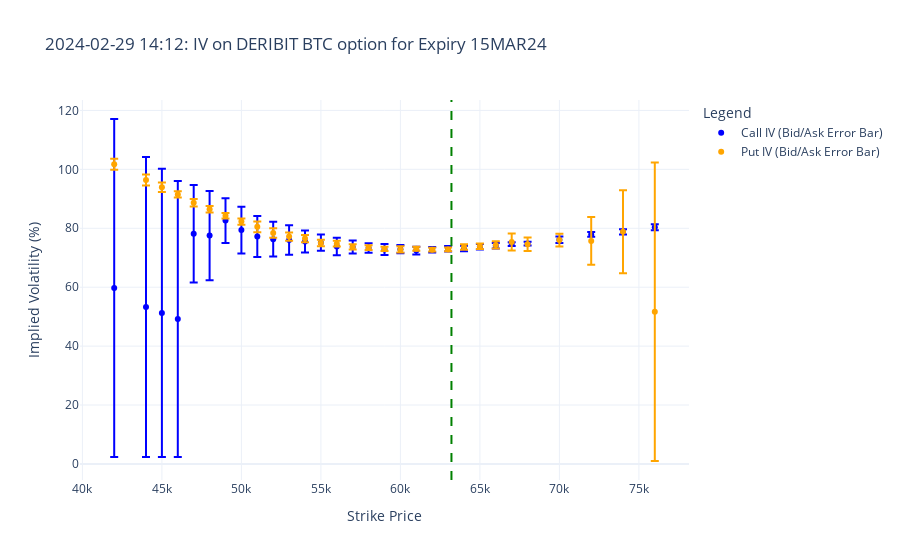

This figure's notebook cell:
### Code cell
fig = go.Figure()
# Plot with error bars for bid/ask implied volatility
fig.add_trace(go.Scatter(
    x=df_option_with_vola['strike'],
    y=(df_option_with_vola['bidVola_C']+df_option_with_vola['askVola_C'])/2,
    error_y=dict(
        type='data',
        array=(df_option_with_vola['askVola_C'] - df_option_with_vola['bidVola_C']).abs()/2,
        visible=True,
        color='blue'
    ),
    mode='markers',
    name='Call IV (Bid/Ask Error Bar)',
    marker=dict(color='blue', symbol='circle')
))
fig.add_trace(go.Scatter(
    x=df_option_with_vola['strike'],
    y=(df_option_with_vola['bidVola_P']+df_option_with_vola['askVola_P'])/2,
    error_y=dict(
        type='data',
        array=(df_option_with_vola['askVola_P'] - df_option_with_vola['bidVola_P']).abs()/2,
        visible=True,
        color='orange'
    ),
    mode='markers',
    name='Put IV (Bid/Ask Error Bar)',
    marker=dict(color='orange', symbol='circle')
))

# fig.add_trace(go.Scatter(x=df_option_with_vola['strike'], y=df_option_with_vola['bidVola_P'], mode='markers', name='Put Bid Vola', marker=dict(color='orange', symbol='triangle-up'))) 
# fig.add_trace(go.Scatter(x=df_option_with_vola['strike'], y=df_option_with_vola['askVola_P'], mode='markers', name='Put Ask Vola', marker=dict(color='orange', symbol='triangle-down')))

fig.add_vline(x=df_option_with_vola['S'][0], line=dict(color='green', dash='dash'), name='Spot Price (S)')

fig.update_layout(
    title=f"{snapshot_time.strftime('%Y-%m-%d %H:%M')}: IV on DERIBIT BTC option for Expiry {my_expiry}",
    xaxis_title="Strike Price",
    yaxis_title="Implied Volatility (%)",
    legend_title="Legend",
    template="plotly_white"
)
fig.show()

### Figure 1 — Plotly figure (JSON) as saved in the notebook; plotly's stock layout.template omitted (floating-point values rounded to 4 significant figures)
{"data": [{"error_y": {"array": [57.37, 50.91, 48.9, 46.86, 16.53, 15.15, 7.581, 7.956, 6.945, 5.905, 5.016, 3.73, 2.727, 2.943, 2.208, 1.615, 1.872, 1.406, 1.339, 0.9683, 0.9459, 0.9353, 0.9351, 0.945, 0.6426, 0.6617, 1.075, 0.792, 0.8993, 1.029], "color": "blue", "type": "data", "visible": true}, "marker": {"color": "blue", "symbol": "circle"}, "mode": "markers", "name": "Call IV (Bid/Ask Error Bar)", "type": "scatter", "x": [42000, 44000, 45000, 46000, 47000, 48000, 49000, 50000, 51000, 52000, 53000, 54000, 55000, 56000, 57000, 58000, 59000, 60000, 61000, 62000, 63000, 64000, 65000, 66000, 67000, 68000, 70000, 72000, 74000, 76000], "y": [59.73, 53.27, 51.26, 49.22, 78.16, 77.53, 82.61, 79.38, 77.21, 76.3, 76.05, 75.49, 75.13, 73.83, 73.61, 73.29, 72.82, 72.91, 72.43, 72.71, 73.05, 73.17, 73.71, 74.07, 74.63, 74.79, 76.1, 77.92, 78.78, 80.37]}, {"error_y": {"array": [1.872, 1.896, 1.646, 1.075, 1.267, 1.103, 0.9607, 1.046, 1.821, 1.608, 1.401, 1.223, 1.092, 0.9711, 0.8826, 0.8068, 0.7484, 1.055, 0.6691, 0.6456, 0.6306, 0.9353, 0.9351, 1.26, 2.889, 2.317, 2.151, 8.083, 14.07, 50.68], "color": "orange", "type": "data", "visible": true}, "marker": {"color": "orange", "symbol": "circle"}, "mode": "markers", "name": "Put IV (Bid/Ask Error Bar)", "type": "scatter", "x": [42000, 44000, 45000, 46000, 47000, 48000, 49000, 50000, 51000, 52000, 53000, 54000, 55000, 56000, 57000, 58000, 59000, 60000, 61000, 62000, 63000, 64000, 65000, 66000, 67000, 68000, 70000, 72000, 74000, 76000], "y": [101.7, 96.39, 93.94, 91.51, 88.69, 86.45, 84.27, 82.28, 80.51, 78.38, 77.17, 76.5, 75.0, 74.79, 73.67, 73.41, 73.01, 72.81, 73.06, 72.74, 72.84, 73.64, 73.93, 74.36, 75.31, 74.56, 76.0, 75.71, 78.82, 51.68]}], "layout": {"legend": {"title": {"text": "Legend"}}, "shapes": [{"line": {"color": "green", "dash": "dash"}, "name": "Spot Price (S)", "type": "line", "x0": 63210.0, "x1": 63210.0, "xref": "x", "y0": 0, "y1": 1, "yref": "y domain"}], "title": {"text": "2024-02-29 14:12: IV on DERIBIT BTC option for Expiry 15MAR24"}, "xaxis": {"title": {"text": "Strike Price"}}, "yaxis": {"title": {"text": "Implied Volatility (%)"}}}}
